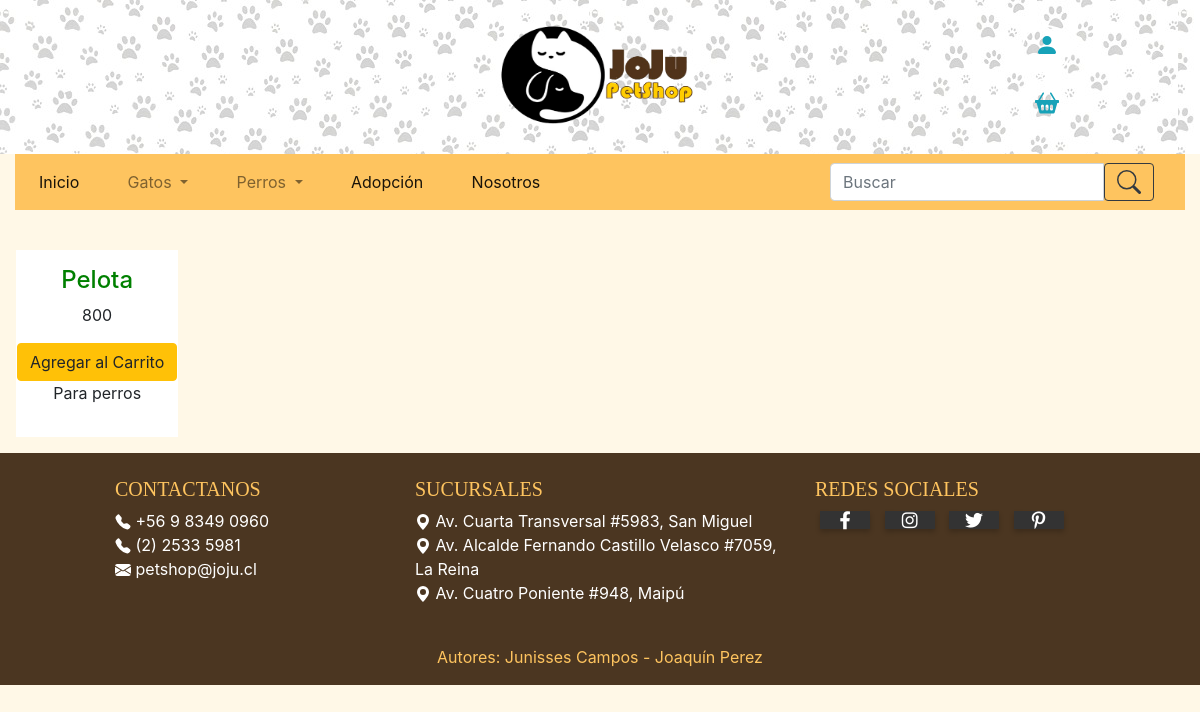
The app's page /accesodog with its own data.
### gestorProducto/models.py (models this page shows, shortened)
class Producto(models.Model):
    marca        = models.ForeignKey(Marca, blank=True, null=True, on_delete=models.SET_NULL)
    categoria    = models.ForeignKey(Categoria, blank=True, null=True, on_delete=models.SET_NULL)
    nombre       = models.TextField(max_length=60)
    codigo       = models.DecimalField(max_digits=13, decimal_places=0)
    descripcion  = models.TextField(max_length = 200)
    stock        = models.IntegerField()
    precioCosto  = models.IntegerField()
    precioVenta  = models.IntegerField()

### gestorProducto/views.py (the view)
# urls.py: path('accesodog',views.accesoriodog, name='accesodog'),
def accesoriodog(request):
    lista = Producto.objects.filter(categoria__nombre = "Accesorios Perros")
    contexto = {'lista' : lista}
    return render(request,'accesoriodog.html', contexto)

### gestorProducto/Templates/accesoriodog.html (shortened to what this page needs)
{% extends "index.html"%}
{% block listado %}
{% for fila in lista %}
{% if forloop.first %}<div class="row">{% endif %}
<div class="prod">
	<div class ="row justify-content-center">
		<div>
			<div class="table-responsive">
							<h4>{{ fila.nombre }}</h4>
							<p>{{ fila.precioVenta }}</p>
							<button id="producto1" class="btn btn-warning">Agregar al Carrito</button>
							<p>{{ fila.descripcion }}</p>
			</div>
		</div>
	</div>
</div>
	{% if forloop.last %}</div>{% endif %}
{% endfor %}
{% endblock %}

### gestorProducto/static/css/Estilosindex.css (style rules this page uses)
body { background-color: #FFF8E7; }

### gestorProducto/static/css/EstiloCompra.css (style rules this page uses)
h4 { color:green; }
.prod { background-color:white; margin: 1rem; padding: 1rem; text-align: center; float: left; }

### gestorProducto/static/css/Estilos.css (style rules this page uses)
* { margin: 0; padding: 0; box-sizing: border-box; }

### records on screen
Producto: nombre "Pelota", precioVenta "800", descripcion "Para perros"
